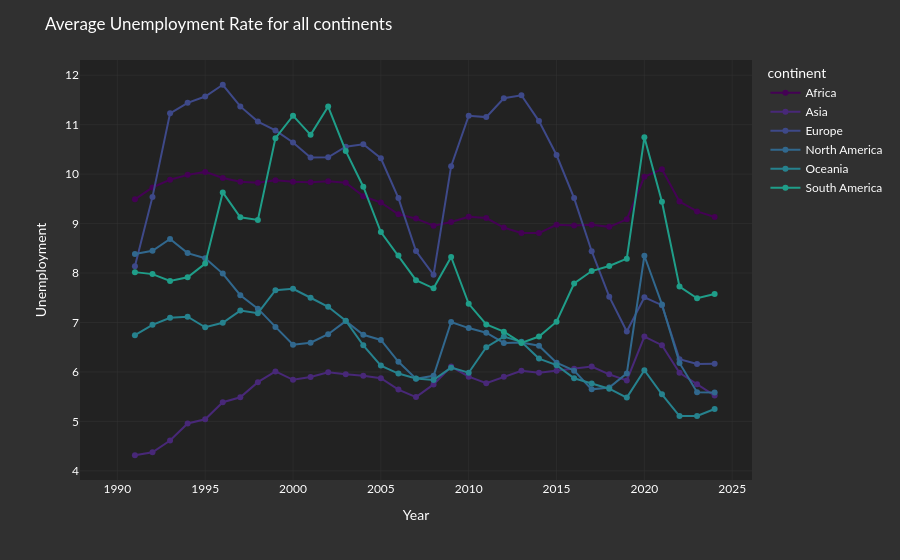

The notebook cell saved with this chart:
### Code cell
# Group the data by 'year' and 'continent' and calculate the average unemployment rate
df_continents = df_country.groupby(['year', 'continent'])['unemployment'].mean().reset_index()
load_figure_template('DARKLY')
fig_regions = px.line(
    df_continents,
    x = 'year',
    y = 'unemployment',
    color = 'continent',          # seperate line plot for each region
    markers = True,            # add a marker to each observaton on the line
    color_discrete_sequence=px.colors.sequential.Viridis
)

fig_regions.update_layout(
    title = 'Average Unemployment Rate for all continents',
    yaxis_title = "Unemployment",
    xaxis_title = "Year"
)

### Figure 1 — Plotly figure (JSON) as saved in the notebook; plotly's stock layout.template omitted (floating-point values rounded to 4 significant figures)
{"data": [{"hovertemplate": "continent=Africa<br>year=%{x}<br>unemployment=%{y}<extra></extra>", "legendgroup": "Africa", "line": {"color": "#440154", "dash": "solid"}, "marker": {"symbol": "circle"}, "mode": "lines+markers", "name": "Africa", "orientation": "v", "showlegend": true, "type": "scatter", "x": [1990, 1991, 1992, 1993, 1994, 1995, 1996, 1997, 1998, 1999, 2000, 2001, 2002, 2003, 2004, 2005, 2006, 2007, 2008, 2009, 2010, 2011, 2012, 2013, 2014, 2015, 2016, 2017, 2018, 2019, 2020, 2021, 2022, 2023, 2024], "xaxis": "x", "y": [NaN, 9.489, 9.73, 9.887, 9.984, 10.04, 9.921, 9.843, 9.827, 9.876, 9.844, 9.836, 9.853, 9.825, 9.554, 9.425, 9.187, 9.1, 8.957, 9.033, 9.135, 9.11, 8.919, 8.808, 8.808, 8.975, 8.959, 8.978, 8.933, 9.085, 9.946, 10.1, 9.444, 9.245, 9.132], "yaxis": "y"}, {"hovertemplate": "continent=Asia<br>year=%{x}<br>unemployment=%{y}<extra></extra>", "legendgroup": "Asia", "line": {"color": "#482878", "dash": "solid"}, "marker": {"symbol": "circle"}, "mode": "lines+markers", "name": "Asia", "orientation": "v", "showlegend": true, "type": "scatter", "x": [1990, 1991, 1992, 1993, 1994, 1995, 1996, 1997, 1998, 1999, 2000, 2001, 2002, 2003, 2004, 2005, 2006, 2007, 2008, 2009, 2010, 2011, 2012, 2013, 2014, 2015, 2016, 2017, 2018, 2019, 2020, 2021, 2022, 2023, 2024], "xaxis": "x", "y": [NaN, 4.316, 4.376, 4.614, 4.958, 5.044, 5.388, 5.488, 5.794, 6.011, 5.841, 5.896, 5.994, 5.952, 5.924, 5.873, 5.644, 5.492, 5.749, 6.108, 5.904, 5.772, 5.905, 6.024, 5.983, 6.022, 6.063, 6.109, 5.951, 5.828, 6.716, 6.541, 5.982, 5.753, 5.522], "yaxis": "y"}, {"hovertemplate": "continent=Europe<br>year=%{x}<br>unemployment=%{y}<extra></extra>", "legendgroup": "Europe", "line": {"color": "#3e4989", "dash": "solid"}, "marker": {"symbol": "circle"}, "mode": "lines+markers", "name": "Europe", "orientation": "v", "showlegend": true, "type": "scatter", "x": [1990, 1991, 1992, 1993, 1994, 1995, 1996, 1997, 1998, 1999, 2000, 2001, 2002, 2003, 2004, 2005, 2006, 2007, 2008, 2009, 2010, 2011, 2012, 2013, 2014, 2015, 2016, 2017, 2018, 2019, 2020, 2021, 2022, 2023, 2024], "xaxis": "x", "y": [NaN, 8.138, 9.539, 11.23, 11.44, 11.57, 11.81, 11.37, 11.06, 10.88, 10.64, 10.33, 10.34, 10.55, 10.6, 10.32, 9.514, 8.446, 7.963, 10.16, 11.18, 11.15, 11.53, 11.59, 11.07, 10.39, 9.514, 8.441, 7.521, 6.819, 7.508, 7.351, 6.256, 6.161, 6.166], "yaxis": "y"}, {"hovertemplate": "continent=North America<br>year=%{x}<br>unemployment=%{y}<extra></extra>", "legendgroup": "North America", "line": {"color": "#31688e", "dash": "solid"}, "marker": {"symbol": "circle"}, "mode": "lines+markers", "name": "North America", "orientation": "v", "showlegend": true, "type": "scatter", "x": [1990, 1991, 1992, 1993, 1994, 1995, 1996, 1997, 1998, 1999, 2000, 2001, 2002, 2003, 2004, 2005, 2006, 2007, 2008, 2009, 2010, 2011, 2012, 2013, 2014, 2015, 2016, 2017, 2018, 2019, 2020, 2021, 2022, 2023, 2024], "xaxis": "x", "y": [NaN, 8.385, 8.449, 8.688, 8.402, 8.3, 7.988, 7.551, 7.279, 6.911, 6.55, 6.59, 6.762, 7.027, 6.751, 6.647, 6.205, 5.863, 5.922, 7.011, 6.887, 6.794, 6.587, 6.596, 6.531, 6.187, 6.026, 5.648, 5.685, 5.971, 8.349, 7.365, 6.183, 5.588, 5.584], "yaxis": "y"}, {"hovertemplate": "continent=Oceania<br>year=%{x}<br>unemployment=%{y}<extra></extra>", "legendgroup": "Oceania", "line": {"color": "#26828e", "dash": "solid"}, "marker": {"symbol": "circle"}, "mode": "lines+markers", "name": "Oceania", "orientation": "v", "showlegend": true, "type": "scatter", "x": [1990, 1991, 1992, 1993, 1994, 1995, 1996, 1997, 1998, 1999, 2000, 2001, 2002, 2003, 2004, 2005, 2006, 2007, 2008, 2009, 2010, 2011, 2012, 2013, 2014, 2015, 2016, 2017, 2018, 2019, 2020, 2021, 2022, 2023, 2024], "xaxis": "x", "y": [NaN, 6.743, 6.953, 7.094, 7.116, 6.904, 6.995, 7.241, 7.187, 7.654, 7.682, 7.5, 7.317, 7.036, 6.538, 6.128, 5.967, 5.869, 5.839, 6.087, 5.985, 6.5, 6.715, 6.609, 6.27, 6.137, 5.871, 5.766, 5.662, 5.481, 6.036, 5.548, 5.108, 5.11, 5.25], "yaxis": "y"}, {"hovertemplate": "continent=South America<br>year=%{x}<br>unemployment=%{y}<extra></extra>", "legendgroup": "South America", "line": {"color": "#1f9e89", "dash": "solid"}, "marker": {"symbol": "circle"}, "mode": "lines+markers", "name": "South America", "orientation": "v", "showlegend": true, "type": "scatter", "x": [1990, 1991, 1992, 1993, 1994, 1995, 1996, 1997, 1998, 1999, 2000, 2001, 2002, 2003, 2004, 2005, 2006, 2007, 2008, 2009, 2010, 2011, 2012, 2013, 2014, 2015, 2016, 2017, 2018, 2019, 2020, 2021, 2022, 2023, 2024], "xaxis": "x", "y": [NaN, 8.018, 7.978, 7.84, 7.915, 8.19, 9.63, 9.128, 9.074, 10.73, 11.18, 10.79, 11.37, 10.47, 9.744, 8.828, 8.352, 7.856, 7.691, 8.324, 7.377, 6.961, 6.814, 6.587, 6.716, 7.016, 7.788, 8.04, 8.143, 8.291, 10.74, 9.442, 7.725, 7.49, 7.575], "yaxis": "y"}], "layout": {"legend": {"title": {"text": "continent"}, "tracegroupgap": 0}, "margin": {"t": 60}, "title": {"text": "Average Unemployment Rate for all continents"}, "xaxis": {"anchor": "y", "domain": [0, 1], "title": {"text": "Year"}}, "yaxis": {"anchor": "x", "domain": [0, 1], "title": {"text": "Unemployment"}}}}
